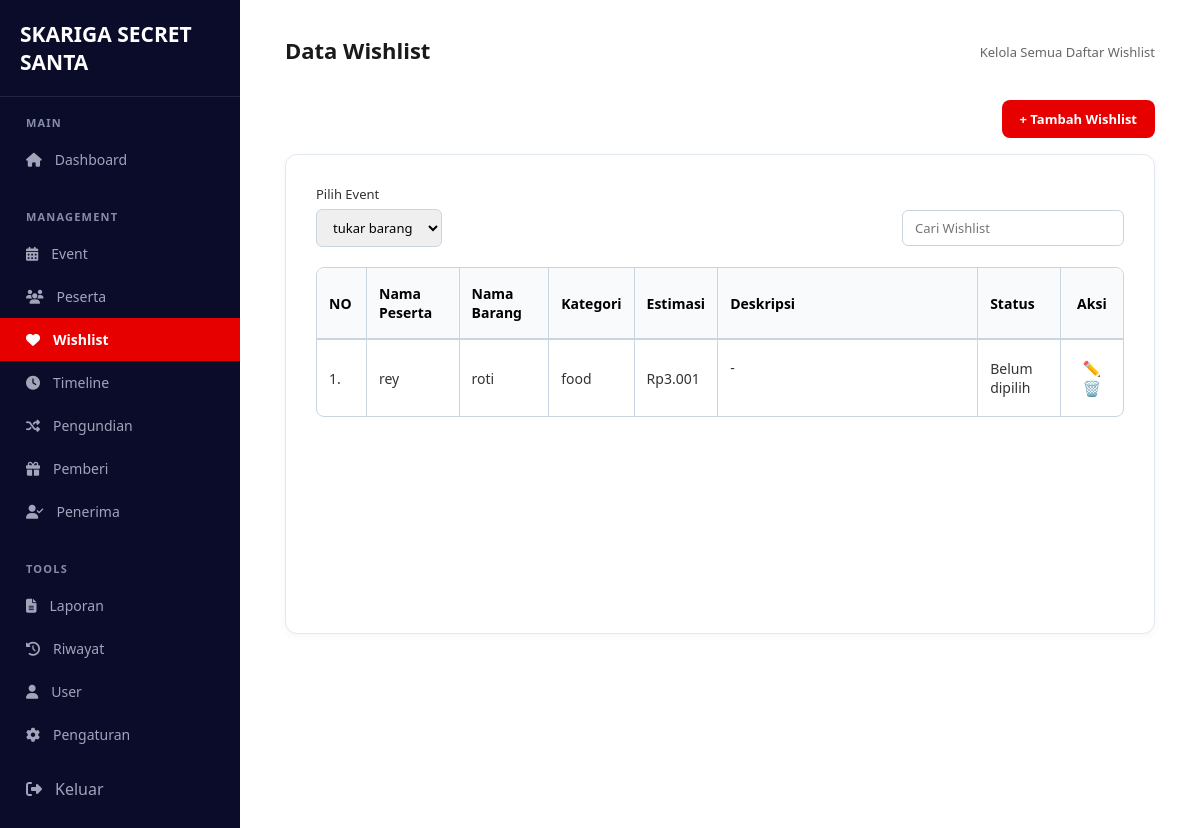
Page /pages/wishlist/index.php (signed in) on the earlier database version.
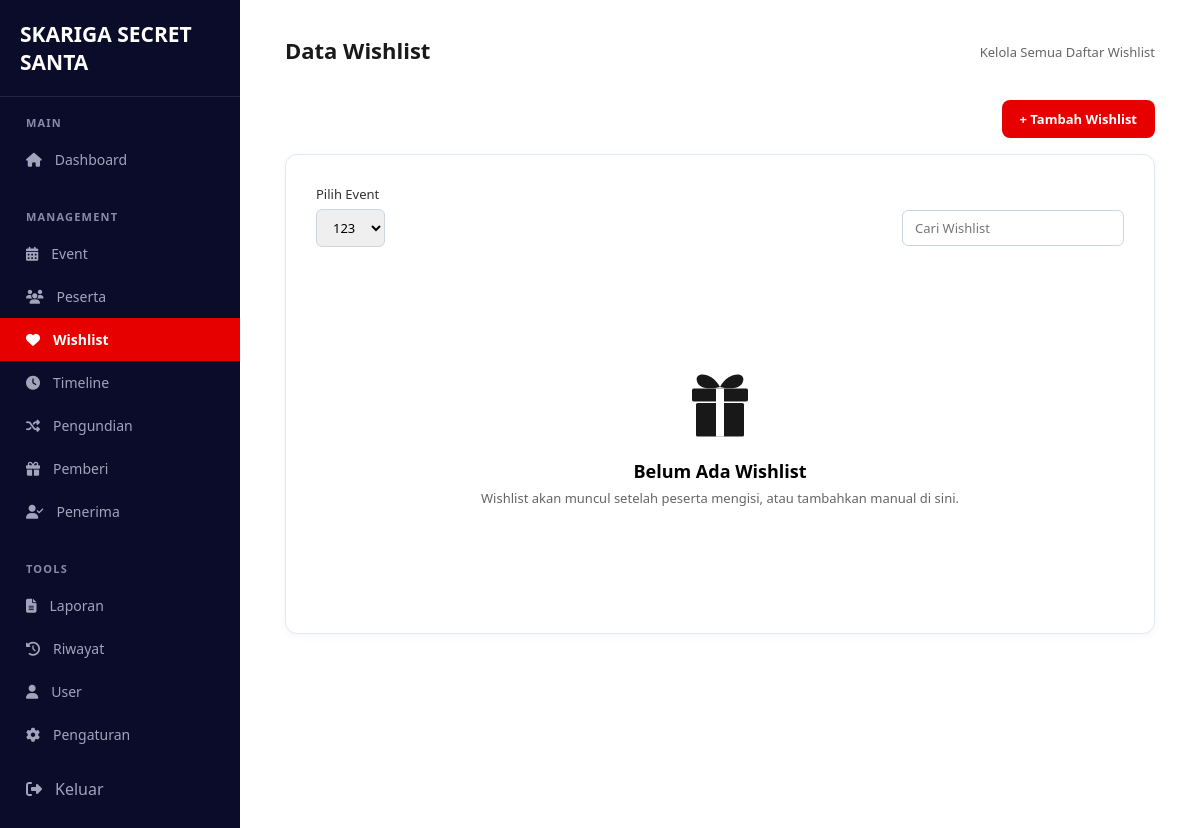
Same page on the later database version.
### tables this page shows
CREATE TABLE `wishlist` (
  `id` int(11) NOT NULL,
  `peserta_id` int(11) NOT NULL,
  `nama_barang` varchar(150) NOT NULL,
  `kategori` varchar(100) DEFAULT NULL,
  `estimasi_harga` decimal(12,2) DEFAULT 0.00,
  `deskripsi` text DEFAULT NULL,
  `link_referensi` varchar(255) DEFAULT NULL,
  `status` enum('belum_dipilih','dipilih') DEFAULT 'belum_dipilih',
  `created_at` timestamp NOT NULL DEFAULT current_timestamp()
);

CREATE TABLE `peserta` (
  `id` int(11) NOT NULL,
  `event_id` int(11) NOT NULL,
  `user_id` int(11) NOT NULL,
  `nama` varchar(100) NOT NULL,
  `email` varchar(100) NOT NULL,
  `no_hp` varchar(20) DEFAULT NULL,
  `status` enum('aktif','nonaktif') DEFAULT 'aktif',
  `created_at` timestamp NOT NULL DEFAULT current_timestamp()
);

### config/config.php (called while the page is built, shortened)
<?php
$base_url = 'http://localhost:8080/Project-TA-rey-nesya-rendra/';
function base_url($path = '')
{
    global $base_url;
    return $base_url . ltrim($path, '/');
}
?>

### includes/functions.php (called while the page is built, shortened)
<?php
function h($str)
{
    return htmlspecialchars((string) $str, ENT_QUOTES, 'UTF-8');
}
function get_events(mysqli $conn): array
{
    $events = [];
    $result = $conn->query("SELECT id, nama_event, tanggal_event FROM events ORDER BY tanggal_event DESC, id DESC");
    if ($result) {
        while ($row = $result->fetch_assoc()) {
            $events[] = $row;
        }
    }
    return $events;
}
function resolve_event_id(mysqli $conn, $requested): ?int
{
    $events = get_events($conn);
    return $events ? (int) $events[0]['id'] : null;
}
?>

### pages/wishlist/index.php (the view, shortened to what the changed rows need)
<?php
require_once __DIR__ . '/../../config/config.php';
require_once __DIR__ . '/../../includes/functions.php';
$events = get_events($conn);
$event_id = resolve_event_id($conn, $_GET['event_id'] ?? null);
$search = trim($_GET['q'] ?? '');
$wishlist_list = [];
if ($event_id) {
    $sql = "SELECT w.id, w.nama_barang, w.kategori, w.estimasi_harga, w.deskripsi, w.status, p.nama AS peserta_nama
            FROM wishlist w
            JOIN peserta p ON p.id = w.peserta_id
            WHERE p.event_id = ?";
    $params = [$event_id];
    $types = 'i';
    $sql .= " ORDER BY p.nama ASC, w.id ASC";
    $stmt = $conn->prepare($sql);
    $stmt->bind_param($types, ...$params);
    $stmt->execute();
    $result = $stmt->get_result();
    while ($row = $result->fetch_assoc()) {
        $wishlist_list[] = $row;
    }
}
$page_title = 'Data Wishlist';
$active_menu = 'wishlist';
require_once __DIR__ . '/../../includes/admin_layout_top.php';
?>
<?php if (!$events): ?>
    <div class="table-card">
        <div class="empty-state">
            <h3>Belum Ada Event</h3>
            <p>Buat event terlebih dahulu sebelum mengelola wishlist</p>
        </div>
    </div>
<?php else: ?>
    <div style="display:flex; justify-content:flex-end; margin-bottom:16px;">
        <a href="<?= base_url('pages/wishlist/tambah.php?event_id=' . $event_id) ?>" class="btn-add" data-modal-event>+ Tambah Wishlist</a>
    </div>
    <div class="table-card">
        <?php
        $search_value = $search;
        $search_label = 'Cari Wishlist';
        require __DIR__ . '/../../includes/event_selector.php';
        ?>
        <?php if (!$wishlist_list): ?>
            <div class="empty-state">
    <h3>Belum Ada Wishlist</h3>
    <p>Wishlist akan muncul setelah peserta mengisi, atau tambahkan manual di sini.</p>
</div>
        <?php else: ?>
            <table class="data-table table-grid">
                <thead>
                    <tr>
                        <th style="width: 50px;">NO</th>
                        <th>Nama Peserta</th>
                        <th>Nama Barang</th>
                        <th>Kategori</th>
                        <th>Estimasi</th>
                        <th>Deskripsi</th>
                        <th>Status</th>
                        <th style="text-align:center;">Aksi</th>
                    </tr>
                </thead>
                <tbody>
                    <?php foreach ($wishlist_list as $i => $w): ?>
                        <tr>
                            <td><?= $i + 1 ?>.</td>
                            <td><?= h($w['peserta_nama']) ?></td>
                            <td><?= h($w['nama_barang']) ?></td>
                            <td><?= h($w['kategori']) ?></td>
                            <td>Rp<?= number_format((float) $w['estimasi_harga'], 0, ',', '.') ?></td>
                            <td class="col-deskripsi">
                                <?= trim((string) $w['deskripsi']) !== '' ? '<div class="rich-content">' . rich_ringkas_html($w['deskripsi']) . '</div>' : '-' ?>
                            </td>
                            <td><?= h(str_replace('_', ' ', ucfirst($w['status']))) ?></td>
                            <td class="action-buttons">
                                <a href="<?= base_url('pages/wishlist/edit.php?id=' . $w['id'] . '&event_id=' . $event_id) ?>" class="btn-edit" title="Edit" data-modal-event data-judul="Edit Wishlist">✏️</a>
                                <a href="#" class="btn-delete" title="Hapus" data-hapus="<?= base_url('pages/wishlist/hapus.php') ?>" data-id="<?= (int) $w['id'] ?>" data-event="<?= (int) $event_id ?>" data-pesan="Yakin ingin menghapus wishlist ini?">🗑️</a>
                            </td>
                        </tr>
                    <?php endforeach; ?>
                </tbody>
            </table>
        <?php endif; ?>
    </div>
<?php endif; ?>
<link rel="stylesheet" href="<?= base_url('assets/css/rich-editor.css') ?>">
<?php require_once __DIR__ . '/../../includes/admin_layout_bottom.php'; ?>

### includes/admin_layout_top.php (shortened to what the changed rows need)
<?php
$event_query = (!empty($event_id)) ? ('?event_id=' . (int) $event_id) : '';
$menu_items = [
    'dashboard' => [
        'label' => 'Dashboard',
        'url' => base_url('pages/dashboard/menuadmin.php'),
        'icon' => 'dashboard',
        'group' => 'MAIN'
    ],
    'event' => [
        'label' => 'Event',
        'url' => base_url('pages/event/event.php' . $event_query),
        'icon' => 'calendar',
        'group' => 'MANAGEMENT'
    ],
    'peserta' => [
        'label' => 'Peserta',
        'url' => base_url('pages/peserta/index.php' . $event_query),
        'icon' => 'users',
        'group' => 'MANAGEMENT'
    ],
    'wishlist' => [
        'label' => 'Wishlist',
        'url' => base_url('pages/wishlist/index.php' . $event_query),
        'icon' => 'heart',
        'group' => 'MANAGEMENT'
    ],
    'timeline' => [
        'label' => 'Timeline',
        'url' => base_url('pages/timeline/index.php' . $event_query),
        'icon' => 'clock',
        'group' => 'MANAGEMENT'
    ],
    'pengundian' => [
        'label' => 'Pengundian',
        'url' => base_url('pages/pengundian/index.php' . $event_query),
        'icon' => 'shuffle',
        'group' => 'MANAGEMENT'
    ],
    'pemberi' => [
        'label' => 'Pemberi',
        'url' => base_url('pages/pemberi/index.php' . $event_query),
        'icon' => 'gift',
        'group' => 'MANAGEMENT'
    ],
    'penerima' => [
        'label' => 'Penerima',
        'url' => base_url('pages/penerima/index.php' . $event_query),
        'icon' => 'user-check',
        'group' => 'MANAGEMENT'
    ],
    'laporan' => [
        'label' => 'Laporan',
        'url' => base_url('pages/laporan/index.php' . $event_query),
        'icon' => 'file',
        'group' => 'TOOLS'
    ],
    'riwayat' => [
        'label' => 'Riwayat',
        'url' => base_url('pages/riwayat/index.php' . $event_query),
        'icon' => 'history',
        'group' => 'TOOLS'
    ],
    'user' => [
        'label' => 'User',
        'url' => base_url('pages/user/index.php' . $event_query),
        'icon' => 'user',
        'group' => 'TOOLS'
    ],
    'pengaturan' => [
        'label' => 'Pengaturan',
        'url' => base_url('pages/adminpengaturan/index.php' . $event_query),
        'icon' => 'settings',
        'group' => 'TOOLS'
    ],
];
$active_menu = $active_menu ?? '';
function admin_menu_icon($icon) {
    $icons = [
        'dashboard'  => 'fa-house',
        'calendar'   => 'fa-calendar-days',
        'users'      => 'fa-users',
        'heart'      => 'fa-heart',
        'clock'      => 'fa-clock',
        'shuffle'    => 'fa-shuffle',
        'gift'       => 'fa-gift',
        'user-check' => 'fa-user-check',
        'file'       => 'fa-file-lines',
        'history'    => 'fa-clock-rotate-left',
        'user'       => 'fa-user',
        'settings'   => 'fa-gear',
        'logout'     => 'fa-right-from-bracket'
    ];
    $nama_icon = $icons[$icon] ?? '';
    return '<i class="fa-solid ' . $nama_icon . ' admin-icon" aria-hidden="true"></i>';
}
$grouped_menu = [];
foreach ($menu_items as $key => $item) {
    $grouped_menu[$item['group']][$key] = $item;
}
?>
<!DOCTYPE html>
<html lang="id">
<head>
    <link rel="stylesheet" href="https://cdnjs.cloudflare.com/ajax/libs/font-awesome/6.6.0/css/all.min.css">
    <link rel="stylesheet" href="<?= base_url('assets/css/style_admin.css') ?>">
</head>
<body>
<div class="dashboard-container">
    <aside class="admin-sidebar">
        <div class="brand">
            <h2>SKARIGA SECRET SANTA</h2>
        </div>
        <nav class="admin-menu">
            <?php foreach ($grouped_menu as $group_name => $items): ?>
                <div class="admin-menu-group">
                    <span class="admin-menu-heading">
                        <?= h($group_name) ?>
                    </span>
                    <ul>
                        <?php foreach ($items as $key => $item): ?>
                            <li class="<?= $active_menu === $key ? 'active' : '' ?>">
                                <a href="<?= $item['url'] ?>">
                                    <?= admin_menu_icon($item['icon']) ?>
                                    <span><?= h($item['label']) ?></span>
                                </a>
                            </li>
                        <?php endforeach; ?>
                    </ul>
                </div>
            <?php endforeach; ?>
        </nav>
    </aside>
    <main>
        <header class="page-header">
            <h2><?= h($page_title ?? '') ?></h2>
        </header>

### includes/event_selector.php (shortened to what the changed rows need)
<form method="GET" class="filter-bar">
    <div class="filter-group">
        <label for="event_id">Pilih Event</label>
        <select name="event_id" id="event_id" onchange="this.form.submit()">
            <?php foreach ($events as $event): ?>
                <option value="<?= (int) $event['id'] ?>" <?= (int) $event_id === (int) $event['id'] ? 'selected' : '' ?>>
                    <?= h($event['nama_event']) ?>
                </option>
            <?php endforeach; ?>
        </select>
    </div>
    <div class="filter-group">
        <label for="q">&nbsp;</label>
        <input
            type="text"
            name="q"
            id="q"
            placeholder="<?= h($search_label ?? 'Cari...') ?>"
            value="<?= h($search_value ?? '') ?>"
        >
    </div>
</form>

Differences in the rows shown:
removed wishlist: peserta.nama "rey", nama_barang "roti", kategori "food", estimasi_harga "3.001", status "Belum dipilih"
Other differences:
form field event_id: "tukar barang" → "123"
text no longer shown: "NO Nama Peserta Nama Barang Kategori Estimasi Deskripsi Status Aksi"
text now shown: "Belum Ada Wishlist Wishlist akan muncul setelah peserta mengisi, atau tambahkan manual di sini."
